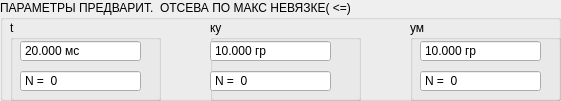
    <widget class="QGroupBox" name="groupBox_3">
     <property name="geometry">
      <rect>
       <x>10</x>
       <y>270</y>
       <width>561</width>
       <height>101</height>
      </rect>
     </property>
     <property name="title">
      <string>ПАРАМЕТРЫ ПРЕДВАРИТ.  ОТСЕВА ПО МАКС НЕВЯЗКЕ( &lt;=)</string>
     </property>
     <widget class="QGroupBox" name="groupBox_t">
      <property name="geometry">
       <rect>
        <x>10</x>
        <y>20</y>
        <width>151</width>
        <height>81</height>
       </rect>
      </property>
      <property name="title">
       <string>t</string>
      </property>
      <widget class="QDoubleSpinBox" name="doubleSpinBox_44">
       <property name="geometry">
        <rect>
         <x>10</x>
         <y>20</y>
         <width>121</width>
         <height>22</height>
        </rect>
       </property>
       <property name="buttonSymbols">
        <enum>QAbstractSpinBox::NoButtons</enum>
       </property>
       <property name="prefix">
        <string/>
       </property>
       <property name="suffix">
        <string> мс</string>
       </property>
       <property name="decimals">
        <number>3</number>
       </property>
       <property name="minimum">
        <double>0.000000000000000</double>
       </property>
       <property name="maximum">
        <double>1000000.000000000000000</double>
       </property>
       <property name="singleStep">
        <double>0.100000000000000</double>
       </property>
       <property name="value">
        <double>20.000000000000000</double>
       </property>
      </widget>
      <widget class="QDoubleSpinBox" name="doubleSpinBox_46">
       <property name="geometry">
        <rect>
         <x>10</x>
         <y>50</y>
         <width>121</width>
         <height>22</height>
        </rect>
       </property>
       <property name="readOnly">
        <bool>true</bool>
       </property>
       <property name="buttonSymbols">
        <enum>QAbstractSpinBox::NoButtons</enum>
       </property>
       <property name="prefix">
        <string>N =  </string>
       </property>
       <property name="suffix">
        <string/>
       </property>
       <property name="decimals">
        <number>0</number>
       </property>
       <property name="minimum">
        <double>0.000000000000000</double>
       </property>
       <property name="maximum">
        <double>1000000.000000000000000</double>
       </property>
       <property name="singleStep">
        <double>0.100000000000000</double>
       </property>
       <property name="value">
        <double>0.000000000000000</double>
       </property>
      </widget>
     </widget>
     <widget class="QGroupBox" name="groupBox_ku">
      <property name="geometry">
       <rect>
        <x>210</x>
        <y>20</y>
        <width>151</width>
        <height>81</height>
       </rect>
      </property>
      <property name="title">
       <string>ку</string>
      </property>
      <widget class="QDoubleSpinBox" name="doubleSpinBox_47">
       <property name="geometry">
        <rect>
         <x>0</x>
         <y>50</y>
         <width>121</width>
         <height>22</height>
        </rect>
       </property>
       <property name="readOnly">
        <bool>true</bool>
       </property>
       <property name="buttonSymbols">
        <enum>QAbstractSpinBox::NoButtons</enum>
       </property>
       <property name="prefix">
        <string>N =  </string>
       </property>
       <property name="suffix">
        <string/>
       </property>
       <property name="decimals">
        <number>0</number>
       </property>
       <property name="minimum">
        <double>0.000000000000000</double>
       </property>
       <property name="maximum">
        <double>1000000.000000000000000</double>
       </property>
       <property name="singleStep">
        <double>0.100000000000000</double>
       </property>
       <property name="value">
        <double>0.000000000000000</double>
       </property>
      </widget>
      <widget class="QDoubleSpinBox" name="doubleSpinBox_42">
       <property name="geometry">
        <rect>
         <x>0</x>
         <y>20</y>
         <width>121</width>
         <height>22</height>
        </rect>
       </property>
       <property name="buttonSymbols">
        <enum>QAbstractSpinBox::NoButtons</enum>
       </property>
       <property name="prefix">
        <string/>
       </property>
       <property name="suffix">
        <string> гр</string>
       </property>
       <property name="decimals">
        <number>3</number>
       </property>
       <property name="minimum">
        <double>0.000000000000000</double>
       </property>
       <property name="maximum">
        <double>1000000.000000000000000</double>
       </property>
       <property name="singleStep">
        <double>0.100000000000000</double>
       </property>
       <property name="value">
        <double>10.000000000000000</double>
       </property>
      </widget>
     </widget>
     <widget class="QGroupBox" name="groupBox_um">
      <property name="geometry">
       <rect>
        <x>410</x>
        <y>20</y>
        <width>151</width>
        <height>81</height>
       </rect>
      </property>
      <property name="title">
       <string>ум</string>
      </property>
      <widget class="QDoubleSpinBox" name="doubleSpinBox_48">
       <property name="geometry">
        <rect>
         <x>10</x>
         <y>50</y>
         <width>121</width>
         <height>22</height>
        </rect>
       </property>
       <property name="readOnly">
        <bool>true</bool>
       </property>
       <property name="buttonSymbols">
        <enum>QAbstractSpinBox::NoButtons</enum>
       </property>
       <property name="prefix">
        <string>N =  </string>
       </property>
       <property name="suffix">
        <string/>
       </property>
       <property name="decimals">
        <number>0</number>
       </property>
       <property name="minimum">
        <double>0.000000000000000</double>
       </property>
       <property name="maximum">
        <double>1000000.000000000000000</double>
       </property>
       <property name="singleStep">
        <double>0.100000000000000</double>
       </property>
       <property name="value">
        <double>0.000000000000000</double>
       </property>
      </widget>
      <widget class="QDoubleSpinBox" name="doubleSpinBox_43">
       <property name="geometry">
        <rect>
         <x>10</x>
         <y>20</y>
         <width>121</width>
         <height>22</height>
        </rect>
       </property>
       <property name="buttonSymbols">
        <enum>QAbstractSpinBox::NoButtons</enum>
       </property>
       <property name="prefix">
        <string/>
       </property>
       <property name="suffix">
        <string> гр</string>
       </property>
       <property name="decimals">
        <number>3</number>
       </property>
       <property name="minimum">
        <double>0.000000000000000</double>
       </property>
       <property name="maximum">
        <double>1000000.000000000000000</double>
       </property>
       <property name="singleStep">
        <double>0.100000000000000</double>
       </property>
       <property name="value">
        <double>10.000000000000000</double>
       </property>
      </widget>
     </widget>
    </widget>
